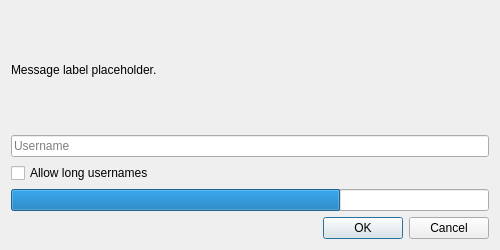
<?xml version="1.0" encoding="UTF-8"?>
<ui version="4.0">
 <class>OfflineLoginDialog</class>
 <widget class="QDialog" name="OfflineLoginDialog">
  <property name="geometry">
   <rect>
    <x>0</x>
    <y>0</y>
    <width>500</width>
    <height>250</height>
   </rect>
  </property>
  <property name="sizePolicy">
   <sizepolicy hsizetype="Fixed" vsizetype="Fixed">
    <horstretch>0</horstretch>
    <verstretch>0</verstretch>
   </sizepolicy>
  </property>
  <property name="windowTitle">
   <string>Add Account</string>
  </property>
  <layout class="QVBoxLayout" name="verticalLayout">
   <item>
    <widget class="QLabel" name="label">
     <property name="text">
      <string notr="true">Message label placeholder.</string>
     </property>
     <property name="textFormat">
      <enum>Qt::RichText</enum>
     </property>
     <property name="textInteractionFlags">
      <set>Qt::LinksAccessibleByKeyboard|Qt::LinksAccessibleByMouse|Qt::TextBrowserInteraction|Qt::TextSelectableByKeyboard|Qt::TextSelectableByMouse</set>
     </property>
    </widget>
   </item>
   <item>
    <widget class="QLineEdit" name="userTextBox">
     <property name="maxLength">
      <number>16</number>
     </property>
     <property name="placeholderText">
      <string>Username</string>
     </property>
    </widget>
   </item>
   <item>
    <widget class="QCheckBox" name="allowLongUsernames">
     <property name="toolTip">
      <string>Usernames longer than 16 characters cannot be used for LAN games or offline-mode servers.</string>
     </property>
     <property name="text">
      <string>Allow long usernames</string>
     </property>
    </widget>
   </item>
   <item>
    <widget class="QProgressBar" name="progressBar">
     <property name="value">
      <number>69</number>
     </property>
     <property name="textVisible">
      <bool>false</bool>
     </property>
    </widget>
   </item>
   <item>
    <widget class="QDialogButtonBox" name="buttonBox">
     <property name="orientation">
      <enum>Qt::Horizontal</enum>
     </property>
     <property name="standardButtons">
      <set>QDialogButtonBox::Cancel|QDialogButtonBox::Ok</set>
     </property>
    </widget>
   </item>
  </layout>
 </widget>
 <resources/>
 <connections/>
</ui>
